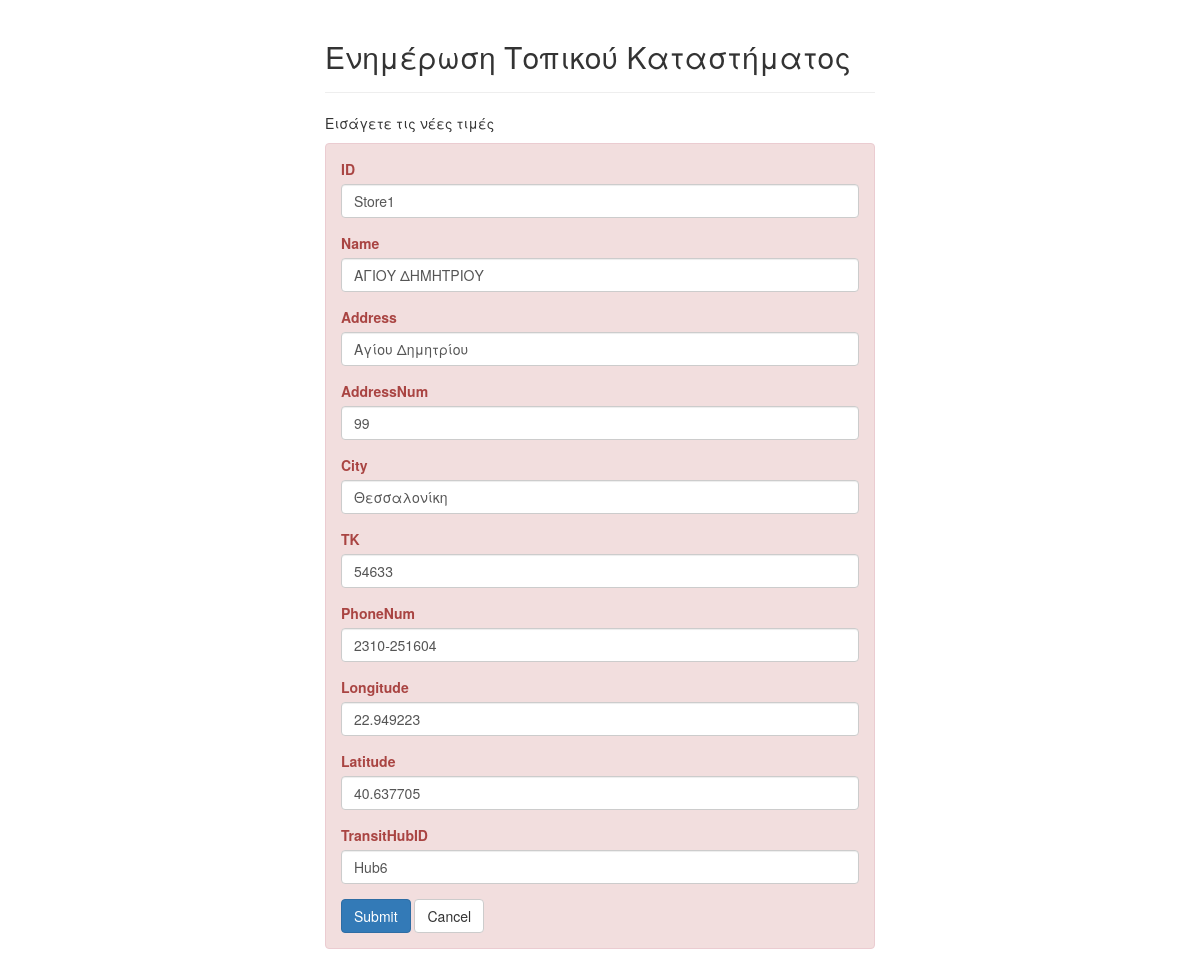
Screenshot of /code/php/update_local_store.php?ID=Store1 (signed in) with the database file from the repository.
### tables this page shows
CREATE TABLE `Store` (
  `ID` varchar(255) NOT NULL,
  `Name` varchar(255) NOT NULL,
  `Address` varchar(255) NOT NULL,
  `AddressNum` varchar(255) NOT NULL,
  `City` varchar(255) NOT NULL,
  `TK` varchar(255) NOT NULL,
  `PhoneNum` varchar(255) NOT NULL,
  `Latitude` varchar(255) NOT NULL,
  `Longitude` varchar(255) NOT NULL,
  `TransitHubID` varchar(255) NOT NULL
);

### code/php/update_local_store.php (the view, shortened to what this page needs)
<?php
if (isset($_GET["ID"]))
{
    $link = mysqli_connect("localhost", "root", "root") or die(mysql_error());
        mysqli_select_db($link,"project") or die("No connection to Database");
        $sql = "SET character_set_results = 'utf8', character_set_client = 'utf8', character_set_connection = 'utf8', character_set_database = 'utf8', character_set_server = 'utf8'";
        mysqli_query($link,$sql) or die('No charset in Database');
        $ID = $_GET['ID'];
        $mysql = "SELECT * FROM Store WHERE ID='".$ID."'";
                    if($result = mysqli_query($link, $mysql)){
                        if(mysqli_num_rows($result) > 0){
                            while($row = mysqli_fetch_array($result)){
                            $ID=$row['ID'];
                            $Name=$row['Name'];
                            $Address=$row['Address'];
                            $AddressNum=$row['AddressNum'];
                            $City=$row['City'];
                            $TK=$row['TK'];
                            $PhoneNum=$row['PhoneNum'];
                            $Longitude=$row['Longitude'];
                            $Latitude=$row['Latitude'];
                            $TransitHubID=$row['TransitHubID'];
                        }
                        }
}
}
?>
<!DOCTYPE html>
<html lang="en">
<head>
    <link rel="stylesheet" href="https://maxcdn.bootstrapcdn.com/bootstrap/3.3.7/css/bootstrap.css">
</head>
<body>
    <div class="wrapper">
        <div class="container-fluid">
            <div class="row">
                <div class="col-md-12">
                    <div class="page-header">
                        <h2>Ενημέρωση Τοπικού Καταστήματος</h2>
                    </div>
                    <p>Εισάγετε τις νέες τιμές</p>
                    <form action="<?php echo htmlspecialchars(basename($_SERVER['REQUEST_URI'])); ?>" method="post">
                        <div class="alert alert-danger fade in">
                        <div class="form-group <?php echo (!empty($IDErr)) ? 'has-error' : ''; ?>">
                            <label>ID</label>
                            <input type="text" name="ID" class="form-control" value="<?php echo $ID; ?>">
                        </div>
                        <div class="form-group <?php echo (!empty($NameErr)) ? 'has-error' : ''; ?>">
                            <label>Name</label>
                            <input type="text" name="Name" class="form-control" value="<?php echo $Name; ?>">
                        </div>
                        <div class="form-group <?php echo (!empty($AddressErr)) ? 'has-error' : ''; ?>">
                            <label>Address</label>
                            <input type="text" name="Address" class="form-control" value="<?php echo $Address; ?>">
                        </div>
                        <div class="form-group <?php  ?>">
                            <label>AddressNum</label>
                            <input type="text" name="AddressNum" class="form-control" value="<?php echo $AddressNum; ?>">
                        </div>
                        <div class="form-group <?php echo (!empty($CityErr)) ? 'has-error' : ''; ?>">
                            <label>City</label>
                            <input type="text" name="City" class="form-control" value="<?php echo $City; ?>">
                        </div>
                        <div class="form-group <?php echo (!empty($TKErr)) ? 'has-error' : ''; ?>">
                            <label>TK</label>
                            <input type="text" name="TK" class="form-control" value="<?php echo $TK; ?>">
                        </div>
                        <div class="form-group <?php  ?>">
                            <label>PhoneNum</label>
                            <input type="text" name="PhoneNum" class="form-control" value="<?php echo $PhoneNum; ?>">
                        </div>
                        <div class="form-group <?php echo (!empty($LongitudeErr)) ? 'has-error' : ''; ?>">
                            <label>Longitude</label>
                            <input type="text" name="Longitude" class="form-control" value="<?php echo $Longitude; ?>">
                        </div>
                        <div class="form-group <?php echo (!empty($LatitudeErr)) ? 'has-error' : ''; ?>">
                            <label>Latitude</label>
                            <input type="text" name="Latitude" class="form-control" value="<?php echo $Latitude; ?>">
                        </div>
                        <div class="form-group <?php echo (!empty($TransitHubIDErr)) ? 'has-error' : ''; ?>">
                            <label>TransitHubID</label>
                            <input type="text" name="TransitHubID" class="form-control" value="<?php echo $TransitHubID; ?>">
                        </div>
                        <input type="submit" class="btn btn-primary" value="Submit">
                        <a href="../admin_local_store.php" class="btn btn-default">Cancel</a>
                    </div>
                    </form>
                </div>
            </div>
        </div>
    </div>
</body>
</html>

### code/php/update_local_store.php (style rules this page uses)
.wrapper { width: 580px; margin: 0 auto; }

### rows the page displays
store: ID "Store1", Name "ΑΓΙΟΥ ΔΗΜΗΤΡΙΟΥ", Address "Αγίου Δημητρίου", AddressNum "99", City "Θεσσαλονίκη", TK "54633", PhoneNum "2310-251604", Longitude "22.949223", Latitude "40.637705", TransitHubID "Hub6"
